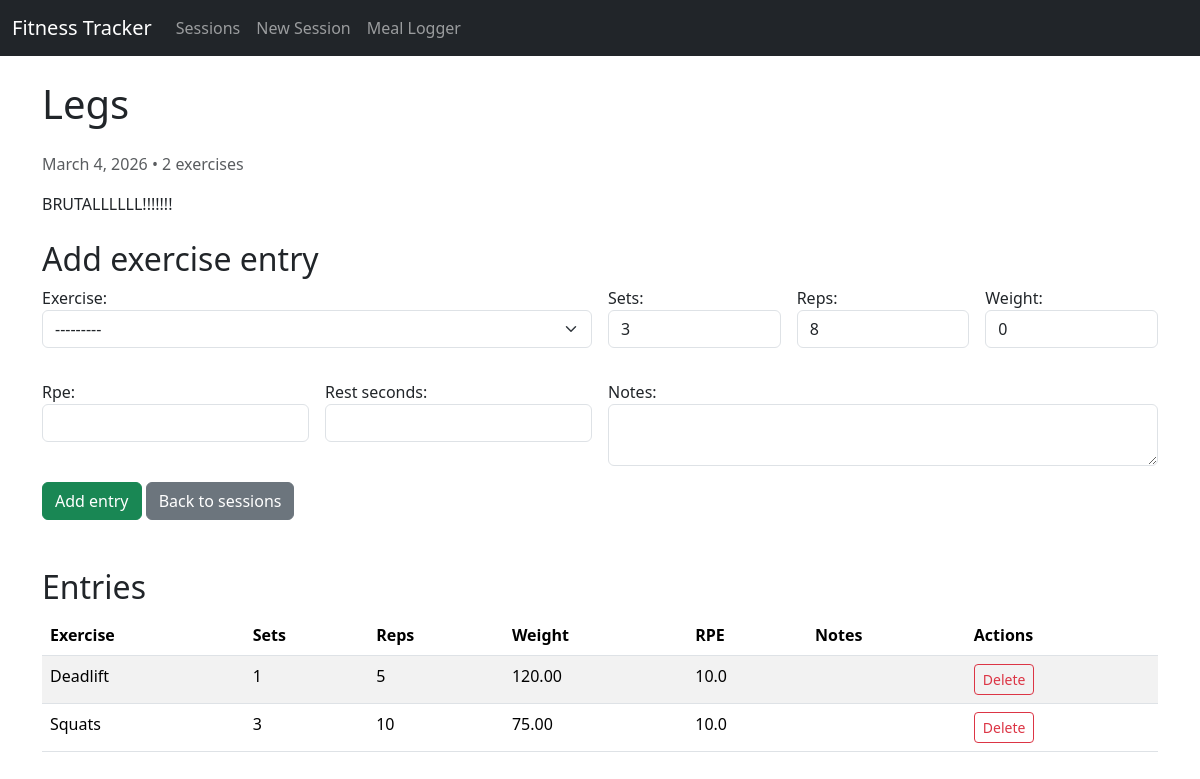
Screenshot of /sessions/5/ (signed in) with the database file from the repository.
### workouts/models.py (models this page shows, shortened)
class WorkoutSession(models.Model):
    user = models.ForeignKey(
        settings.AUTH_USER_MODEL,
        on_delete=models.CASCADE,
        related_name='workout_sessions',
    )
    name = models.CharField(max_length=120, blank=True,
                            help_text='Optional session title')
    date = models.DateField(default=timezone.localdate)
    notes = models.TextField(blank=True)
    created_at = models.DateTimeField(auto_now_add=True)
    updated_at = models.DateTimeField(auto_now=True)
    class Meta:
        ordering = ['-date', '-created_at']

class WorkoutEntry(models.Model):
    session = models.ForeignKey(
        WorkoutSession,
        on_delete=models.CASCADE,
        related_name='entries',
    )
    exercise = models.ForeignKey(
        Exercise,
        on_delete=models.PROTECT,
        related_name='entries',
    )
    sets = models.PositiveSmallIntegerField(default=3)
    reps = models.PositiveSmallIntegerField(default=8)
    weight = models.DecimalField(max_digits=6, decimal_places=2, default=0)
    rpe = models.DecimalField(
        max_digits=3,
        decimal_places=1,
        null=True,
        blank=True,
        help_text='Rate of perceived exertion, 1.0-10.0',
    )
    rest_seconds = models.PositiveIntegerField(null=True, blank=True)
    notes = models.TextField(blank=True)
    created_at = models.DateTimeField(auto_now_add=True)
    class Meta:
        ordering = ['session', 'exercise']

class Exercise(models.Model):
    CATEGORY_CHOICES = [
        ('strength', 'Strength'),
        ('conditioning', 'Conditioning'),
        ('mobility', 'Mobility'),
        ('power', 'Power'),
        ('other', 'Other'),
    ]
    name = models.CharField(max_length=120)
    category = models.CharField(
        max_length=24, choices=CATEGORY_CHOICES, default='strength')
    muscle_group = models.CharField(max_length=120, blank=True)
    description = models.TextField(blank=True)
    is_active = models.BooleanField(default=True)
    class Meta:
        ordering = ['name']
        unique_together = ('name', 'category')
    def __str__(self):
        return self.name

### workouts/views.py (the view)
# urls.py: path('sessions/<int:pk>/', views.session_detail, name='session_detail'),
@login_required(login_url='/admin/login/')
def session_detail(request, pk):
    session = get_object_or_404(WorkoutSession, pk=pk, user=request.user)
    if request.method == 'POST':
        entry_form = WorkoutEntryForm(request.POST)
        if entry_form.is_valid():
            entry = entry_form.save(commit=False)
            entry.session = session
            entry.save()
            return redirect('workouts:session_detail', pk=pk)
    else:
        entry_form = WorkoutEntryForm()
    return render(request, 'workouts/session_detail.html', {
        'session': session,
        'entry_form': entry_form,
    })

### workouts/forms.py
class WorkoutEntryForm(forms.ModelForm):
    class Meta:
        model = WorkoutEntry
        fields = ['exercise', 'sets', 'reps',
                  'weight', 'rpe', 'rest_seconds', 'notes']
        widgets = {
            'exercise': forms.Select(attrs={'class': 'form-select'}),
            'sets': forms.NumberInput(attrs={'class': 'form-control', 'min': 1}),
            'reps': forms.NumberInput(attrs={'class': 'form-control', 'min': 1}),
            'weight': forms.NumberInput(attrs={'class': 'form-control', 'step': '0.25', 'min': 0}),
            'rpe': forms.NumberInput(attrs={'class': 'form-control', 'step': '0.5', 'min': 1, 'max': 10}),
            'rest_seconds': forms.NumberInput(attrs={'class': 'form-control', 'min': 0}),
            'notes': forms.Textarea(attrs={'class': 'form-control', 'rows': 2}),
        }

### workouts/templates/workouts/session_detail.html (shortened to what this page needs)
{% extends 'workouts/base.html' %}
{% block content %}
<h1 class="mb-4">{{ session.name|default:'Workout session' }}</h1>
<p class="text-muted">{{ session.date }} • {{ session.entries.count }} exercise{{ session.entries.count|pluralize }}</p>
<p>{{ session.notes }}</p>
<h2 class="mt-4">Add exercise entry</h2>
<form method="post" novalidate>
    <div class="row g-3">
        <div class="col-md-6">{{ entry_form.exercise.label_tag }} {{ entry_form.exercise }}</div>
        <div class="col-md-2">{{ entry_form.sets.label_tag }} {{ entry_form.sets }}</div>
        <div class="col-md-2">{{ entry_form.reps.label_tag }} {{ entry_form.reps }}</div>
        <div class="col-md-2">{{ entry_form.weight.label_tag }} {{ entry_form.weight }}</div>
    </div>
    <div class="row g-3 mt-3">
        <div class="col-md-3">{{ entry_form.rpe.label_tag }} {{ entry_form.rpe }}</div>
        <div class="col-md-3">{{ entry_form.rest_seconds.label_tag }} {{ entry_form.rest_seconds }}</div>
        <div class="col-md-6">{{ entry_form.notes.label_tag }} {{ entry_form.notes }}</div>
    </div>
    <button type="submit" class="btn btn-success mt-3">Add entry</button>
    <a href="{% url 'workouts:session_list' %}" class="btn btn-secondary mt-3">Back to sessions</a>
</form>
{% if session.entries.exists %}
<h2 class="mt-5">Entries</h2>
<div class="table-responsive">
    <table class="table table-striped">
        <thead>
            <tr>
                <th>Exercise</th>
                <th>Sets</th>
                <th>Reps</th>
                <th>Weight</th>
                <th>RPE</th>
                <th>Notes</th>
                <th>Actions</th>
            </tr>
        </thead>
        <tbody>
            {% for entry in session.entries.all %}
            <tr>
                <td>{{ entry.exercise.name }}</td>
                <td>{{ entry.sets }}</td>
                <td>{{ entry.reps }}</td>
                <td>{{ entry.weight }}</td>
                <td>{{ entry.rpe }}</td>
                <td>{{ entry.notes }}</td>
                <td>
                    <a href="{% url 'workouts:entry_delete' session.pk entry.pk %}" class="btn btn-sm btn-outline-danger">Delete</a>
                </td>
            </tr>
            {% endfor %}
        </tbody>
    </table>
</div>
{% endif %}
{% endblock %}

### rows the page displays
WorkoutSession: name "Legs", date "March 4, 2026", entries.count "2", notes "BRUTALLLLLL!!!!!!!"
WorkoutEntry: exercise.name "Deadlift", sets "1", reps "5", weight "120.00", rpe "10.0"
WorkoutEntry: exercise.name "Squats", sets "3", reps "10", weight "75.00", rpe "10.0"

### other values shown
{{ entry_form.exercise.label_tag }} "Exercise:"
{{ entry_form.sets.label_tag }} "Sets:"
{{ entry_form.reps.label_tag }} "Reps:"
{{ entry_form.weight.label_tag }} "Weight:"
{{ entry_form.rpe.label_tag }} "Rpe:"
{{ entry_form.rest_seconds.label_tag }} "Rest seconds:"
{{ entry_form.notes.label_tag }} "Notes:"
